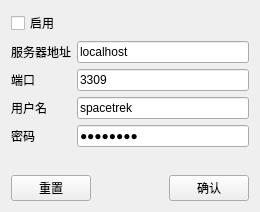
<?xml version="1.0" encoding="UTF-8"?>
<ui version="4.0">
 <class>DBConf</class>
 <widget class="QWidget" name="DBConf">
  <property name="geometry">
   <rect>
    <x>0</x>
    <y>0</y>
    <width>260</width>
    <height>212</height>
   </rect>
  </property>
  <property name="windowTitle">
   <string>DBConf</string>
  </property>
  <layout class="QVBoxLayout" name="verticalLayout_2">
   <item>
    <layout class="QVBoxLayout" name="verticalLayout">
     <item>
      <widget class="QCheckBox" name="cbEnabled">
       <property name="text">
        <string>启用</string>
       </property>
      </widget>
     </item>
     <item>
      <layout class="QFormLayout" name="formLayout">
       <property name="sizeConstraint">
        <enum>QLayout::SetMaximumSize</enum>
       </property>
       <item row="0" column="0">
        <widget class="QLabel" name="label">
         <property name="text">
          <string>服务器地址</string>
         </property>
        </widget>
       </item>
       <item row="0" column="1">
        <widget class="QLineEdit" name="leServer">
         <property name="text">
          <string>localhost</string>
         </property>
        </widget>
       </item>
       <item row="1" column="0">
        <widget class="QLabel" name="label_4">
         <property name="text">
          <string>端口</string>
         </property>
         <property name="textFormat">
          <enum>Qt::PlainText</enum>
         </property>
        </widget>
       </item>
       <item row="1" column="1">
        <widget class="QLineEdit" name="lePort">
         <property name="text">
          <string>3309</string>
         </property>
        </widget>
       </item>
       <item row="2" column="0">
        <widget class="QLabel" name="label_2">
         <property name="text">
          <string>用户名</string>
         </property>
        </widget>
       </item>
       <item row="2" column="1">
        <widget class="QLineEdit" name="leUser">
         <property name="text">
          <string>spacetrek</string>
         </property>
        </widget>
       </item>
       <item row="3" column="0">
        <widget class="QLabel" name="label_3">
         <property name="text">
          <string>密码</string>
         </property>
        </widget>
       </item>
       <item row="3" column="1">
        <widget class="QLineEdit" name="lePwd">
         <property name="text">
          <string>zhu88jie</string>
         </property>
         <property name="echoMode">
          <enum>QLineEdit::Password</enum>
         </property>
        </widget>
       </item>
      </layout>
     </item>
     <item>
      <layout class="QHBoxLayout" name="horizontalLayout">
       <item>
        <widget class="QPushButton" name="btnReset">
         <property name="text">
          <string>重置</string>
         </property>
        </widget>
       </item>
       <item>
        <spacer name="horizontalSpacer">
         <property name="orientation">
          <enum>Qt::Horizontal</enum>
         </property>
         <property name="sizeHint" stdset="0">
          <size>
           <width>40</width>
           <height>20</height>
          </size>
         </property>
        </spacer>
       </item>
       <item>
        <widget class="QPushButton" name="btnConfirm">
         <property name="text">
          <string>确认</string>
         </property>
        </widget>
       </item>
      </layout>
     </item>
    </layout>
   </item>
  </layout>
 </widget>
 <resources/>
 <connections>
  <connection>
   <sender>cbEnabled</sender>
   <signal>stateChanged(int)</signal>
   <receiver>DBConf</receiver>
   <slot>ckAllControls()</slot>
   <hints>
    <hint type="sourcelabel">
     <x>52</x>
     <y>17</y>
    </hint>
    <hint type="destinationlabel">
     <x>165</x>
     <y>20</y>
    </hint>
   </hints>
  </connection>
 </connections>
 <slots>
  <slot>ckAllControls()</slot>
 </slots>
</ui>
